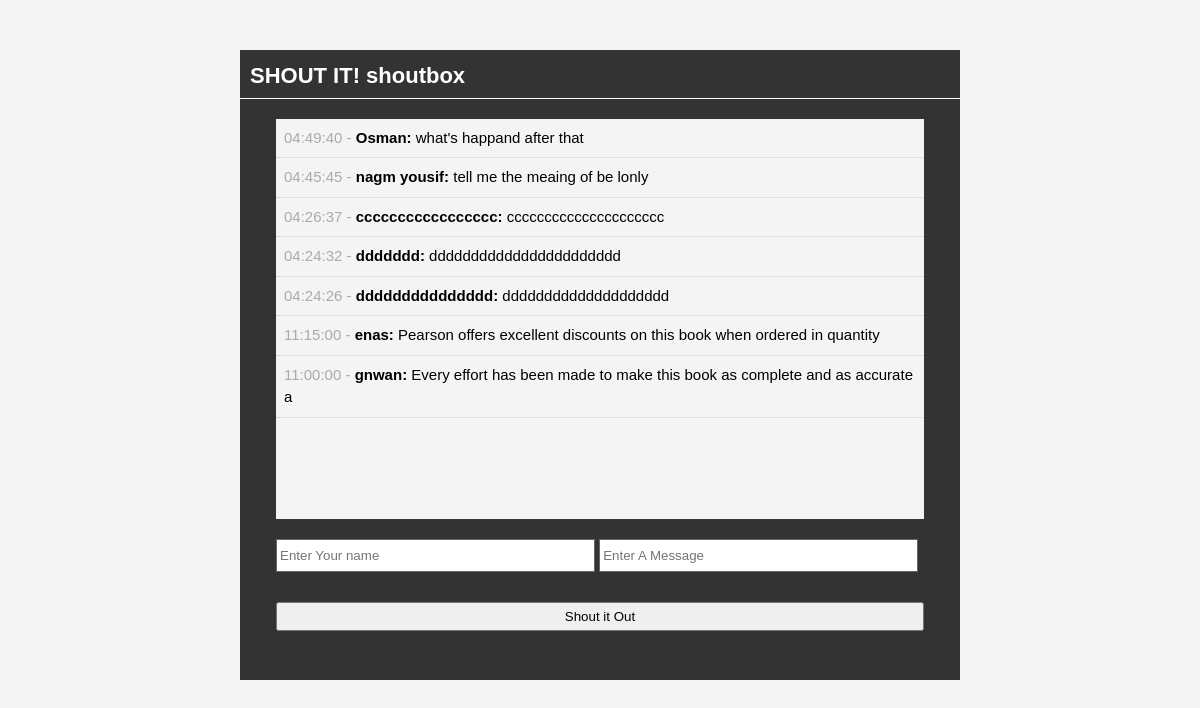
The page / on the database its author committed.
### tables this page shows
CREATE TABLE IF NOT EXISTS `shouts` (
  `id` int(11) NOT NULL,
  `user` varchar(50) NOT NULL,
  `message` text NOT NULL,
  `time` time NOT NULL
);

### index.php (the view, shortened to what this page needs)
<!doctype html>
<?php include'database.php'; ?>
<?php
$query  = "SELECT * FROM shouts ORDER BY id DESC";
$shouts = mysqli_query($con,$query);
?>
<html>
<head>
<link rel="stylesheet" href="css/style.css" type="text/css" >
</head>
<body>
 <div id="container">
     <header>
        <h1>SHOUT IT! shoutbox</h1>
     <header>
     <div id="shouts">
       <ul>
        <?php while ($row = mysqli_fetch_assoc($shouts)): ?>
         <li class="shout"><span> <?php echo $row['time']; ?> - </span> <strong>
        <?php echo $row['user']; ?>: </strong> <?php echo $row['message']; ?> </li>
        <?php endwhile; ?>
       </ul>
     </div>
     <div id="input">
        <form method="post" action="process.php">
           <input type="text" name="user" placeholder="Enter Your name" />
           <input type="text" name="message" placeholder="Enter A Message" />
           <br />
        <input type="submit" class="shout-btn" name="submit" value="Shout it Out" />
        </form>
     </div>
 </div>
</body>
</html>

### css/style.css (style rules this page uses)
* { margin:0; padding:0; }
body { font-family: Arial; font-size:15px; line-height:1.5em; background:#f4f4f4; }
#container { background:#333333; margin:50px auto; overflow:auto; width:60%; min-height:630px; }
header h1 { color:#ffffff; font-size:22px; padding:15px 0 10px 10px; border-bottom:1px solid #ffffff; }
#shouts { width:90%; background:#f4f4f4; height:400px; margin:20px auto; overflow:auto; }
.shout { list-style:none; padding:8px; border-bottom:1px #cccccc dotted; }
.shout span { color:#aaaaaa; }
#input { width:90%; min-height:80px; margin:auto; padding:0; }
#input input[type='text'] { height:25px; width:48%; padding:3px; margin-bottom:20px; border:#666666 solid 1px; }
#input .shout-btn { padding:5px; margin-bottom:30px; width:100%; margin:10px auto; }

### rows shown on the page
shouts: time "04:49:40", user "Osman", message "what's happand after that"
shouts: time "04:45:45", user "nagm yousif", message "tell me the meaing of be lonly"
shouts: time "04:26:37", user "ccccccccccccccccc", message "ccccccccccccccccccccc"
shouts: time "04:24:32", user "ddddddd", message "ddddddddddddddddddddddd"
shouts: time "04:24:26", user "ddddddddddddddd", message "dddddddddddddddddddd"
shouts: time "11:15:00", user "enas", message "Pearson offers excellent discounts on this book when ordered in quantity"
shouts: time "11:00:00", user "gnwan", message "Every effort has been made to make this book as complete and as accurate a"
